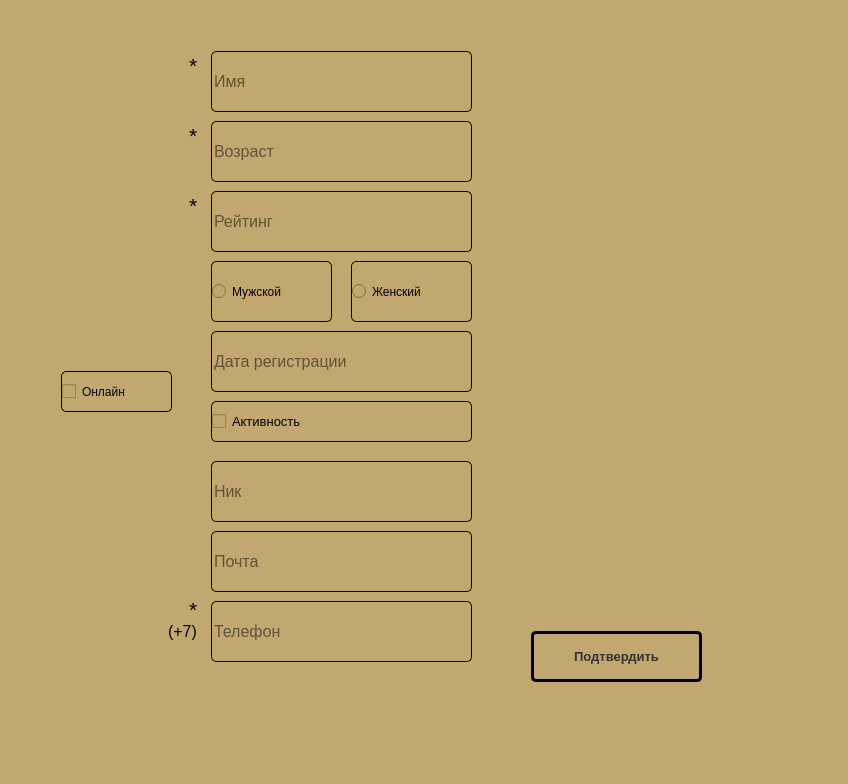
<?xml version="1.0" encoding="UTF-8"?>
<ui version="4.0">
 <class>AddDialog</class>
 <widget class="QDialog" name="AddDialog">
  <property name="geometry">
   <rect>
    <x>0</x>
    <y>0</y>
    <width>848</width>
    <height>784</height>
   </rect>
  </property>
  <property name="windowTitle">
   <string>Dialog</string>
  </property>
  <property name="styleSheet">
   <string notr="true">background-color: rgb(195, 167, 112);
selection-background-color: rgb(170, 170, 127);
selection-color: rgb(170, 0, 0);
</string>
  </property>
  <widget class="QScrollArea" name="scrollArea">
   <property name="geometry">
    <rect>
     <x>50</x>
     <y>40</y>
     <width>691</width>
     <height>651</height>
    </rect>
   </property>
   <property name="font">
    <font>
     <pointsize>12</pointsize>
    </font>
   </property>
   <property name="styleSheet">
    <string notr="true">background-color: rgb(195, 167, 112);
color: rgb(0, 0, 0);
border-radius: 5px;
border: 1px solid rgb(195, 167, 112);
</string>
   </property>
   <property name="sizeAdjustPolicy">
    <enum>QAbstractScrollArea::SizeAdjustPolicy::AdjustToContents</enum>
   </property>
   <property name="widgetResizable">
    <bool>true</bool>
   </property>
   <widget class="QWidget" name="scrollAreaWidgetContents">
    <property name="geometry">
     <rect>
      <x>0</x>
      <y>0</y>
      <width>689</width>
      <height>649</height>
     </rect>
    </property>
    <property name="styleSheet">
     <string notr="true"/>
    </property>
    <widget class="QPushButton" name="pushButton">
     <property name="geometry">
      <rect>
       <x>480</x>
       <y>590</y>
       <width>171</width>
       <height>51</height>
      </rect>
     </property>
     <property name="font">
      <font>
       <pointsize>10</pointsize>
       <bold>true</bold>
      </font>
     </property>
     <property name="styleSheet">
      <string notr="true">border: 3px solid rgb(0, 0, 0);
background-color: rgb(195, 167, 112);
color: #333;
padding: 5px;

</string>
     </property>
     <property name="text">
      <string>Подтвердить</string>
     </property>
     <property name="autoDefault">
      <bool>true</bool>
     </property>
     <property name="default">
      <bool>false</bool>
     </property>
     <property name="flat">
      <bool>false</bool>
     </property>
    </widget>
    <widget class="QLineEdit" name="registrationDateEdit">
     <property name="geometry">
      <rect>
       <x>160</x>
       <y>290</y>
       <width>261</width>
       <height>61</height>
      </rect>
     </property>
     <property name="font">
      <font>
       <pointsize>12</pointsize>
      </font>
     </property>
     <property name="styleSheet">
      <string notr="true">border: 1px solid rgb(0, 0, 0);</string>
     </property>
     <property name="placeholderText">
      <string>Дата регистрации</string>
     </property>
    </widget>
    <widget class="QCheckBox" name="checkBox">
     <property name="geometry">
      <rect>
       <x>160</x>
       <y>360</y>
       <width>261</width>
       <height>41</height>
      </rect>
     </property>
     <property name="font">
      <font>
       <pointsize>10</pointsize>
      </font>
     </property>
     <property name="styleSheet">
      <string notr="true">border: 1px solid rgb(0, 0, 0);</string>
     </property>
     <property name="text">
      <string>Активность</string>
     </property>
    </widget>
    <widget class="QLineEdit" name="ageLineEdit">
     <property name="geometry">
      <rect>
       <x>160</x>
       <y>80</y>
       <width>261</width>
       <height>61</height>
      </rect>
     </property>
     <property name="font">
      <font>
       <pointsize>12</pointsize>
      </font>
     </property>
     <property name="styleSheet">
      <string notr="true">border: 1px solid rgb(0, 0, 0);</string>
     </property>
     <property name="placeholderText">
      <string>Возраст</string>
     </property>
    </widget>
    <widget class="QRadioButton" name="femaleRadioButton">
     <property name="geometry">
      <rect>
       <x>300</x>
       <y>220</y>
       <width>121</width>
       <height>61</height>
      </rect>
     </property>
     <property name="font">
      <font>
       <pointsize>9</pointsize>
      </font>
     </property>
     <property name="accessibleName">
      <string>F</string>
     </property>
     <property name="styleSheet">
      <string notr="true">border: 1px solid rgb(0, 0, 0);</string>
     </property>
     <property name="text">
      <string>Женский</string>
     </property>
    </widget>
    <widget class="QLineEdit" name="ratingLineEdit">
     <property name="geometry">
      <rect>
       <x>160</x>
       <y>150</y>
       <width>261</width>
       <height>61</height>
      </rect>
     </property>
     <property name="font">
      <font>
       <pointsize>12</pointsize>
      </font>
     </property>
     <property name="styleSheet">
      <string notr="true">border: 1px solid rgb(0, 0, 0);</string>
     </property>
     <property name="placeholderText">
      <string>Рейтинг</string>
     </property>
    </widget>
    <widget class="QRadioButton" name="maleRadioButton">
     <property name="geometry">
      <rect>
       <x>160</x>
       <y>220</y>
       <width>121</width>
       <height>61</height>
      </rect>
     </property>
     <property name="font">
      <font>
       <pointsize>9</pointsize>
      </font>
     </property>
     <property name="accessibleName">
      <string>M</string>
     </property>
     <property name="styleSheet">
      <string notr="true">border: 1px solid rgb(0, 0, 0);</string>
     </property>
     <property name="text">
      <string>Мужской</string>
     </property>
    </widget>
    <widget class="QLineEdit" name="nameEdit">
     <property name="geometry">
      <rect>
       <x>160</x>
       <y>10</y>
       <width>261</width>
       <height>61</height>
      </rect>
     </property>
     <property name="font">
      <font>
       <pointsize>12</pointsize>
      </font>
     </property>
     <property name="styleSheet">
      <string notr="true">border: 1px solid rgb(0, 0, 0);</string>
     </property>
     <property name="placeholderText">
      <string>Имя</string>
     </property>
    </widget>
    <widget class="QWidget" name="additionalFieldsWidget" native="true">
     <property name="geometry">
      <rect>
       <x>70</x>
       <y>410</y>
       <width>371</width>
       <height>231</height>
      </rect>
     </property>
     <property name="styleSheet">
      <string notr="true"/>
     </property>
     <widget class="QLineEdit" name="telEdit">
      <property name="geometry">
       <rect>
        <x>90</x>
        <y>150</y>
        <width>261</width>
        <height>61</height>
       </rect>
      </property>
      <property name="font">
       <font>
        <pointsize>12</pointsize>
       </font>
      </property>
      <property name="styleSheet">
       <string notr="true">border: 1px solid rgb(0, 0, 0);</string>
      </property>
      <property name="placeholderText">
       <string>Телефон</string>
      </property>
     </widget>
     <widget class="QLineEdit" name="virtualNameEdit">
      <property name="geometry">
       <rect>
        <x>90</x>
        <y>10</y>
        <width>261</width>
        <height>61</height>
       </rect>
      </property>
      <property name="font">
       <font>
        <pointsize>12</pointsize>
       </font>
      </property>
      <property name="styleSheet">
       <string notr="true">border: 1px solid rgb(0, 0, 0);</string>
      </property>
      <property name="placeholderText">
       <string>Ник</string>
      </property>
     </widget>
     <widget class="QLineEdit" name="lineEdit">
      <property name="geometry">
       <rect>
        <x>20</x>
        <y>150</y>
        <width>61</width>
        <height>61</height>
       </rect>
      </property>
      <property name="font">
       <font>
        <pointsize>12</pointsize>
       </font>
      </property>
      <property name="styleSheet">
       <string notr="true"/>
      </property>
      <property name="text">
       <string>(+7)</string>
      </property>
      <property name="alignment">
       <set>Qt::AlignmentFlag::AlignRight|Qt::AlignmentFlag::AlignTrailing|Qt::AlignmentFlag::AlignVCenter</set>
      </property>
     </widget>
     <widget class="QLineEdit" name="emailEdit">
      <property name="geometry">
       <rect>
        <x>90</x>
        <y>80</y>
        <width>261</width>
        <height>61</height>
       </rect>
      </property>
      <property name="font">
       <font>
        <pointsize>12</pointsize>
       </font>
      </property>
      <property name="styleSheet">
       <string notr="true">border: 1px solid rgb(0, 0, 0);</string>
      </property>
      <property name="placeholderText">
       <string>Почта</string>
      </property>
     </widget>
     <widget class="QLineEdit" name="lineEdit_5">
      <property name="geometry">
       <rect>
        <x>40</x>
        <y>150</y>
        <width>41</width>
        <height>16</height>
       </rect>
      </property>
      <property name="font">
       <font>
        <pointsize>16</pointsize>
       </font>
      </property>
      <property name="accessibleName">
       <string/>
      </property>
      <property name="text">
       <string>*</string>
      </property>
      <property name="alignment">
       <set>Qt::AlignmentFlag::AlignRight|Qt::AlignmentFlag::AlignTrailing|Qt::AlignmentFlag::AlignVCenter</set>
      </property>
      <property name="readOnly">
       <bool>true</bool>
      </property>
     </widget>
    </widget>
    <widget class="QWidget" name="onlineWidget" native="true">
     <property name="geometry">
      <rect>
       <x>0</x>
       <y>310</y>
       <width>131</width>
       <height>80</height>
      </rect>
     </property>
     <widget class="QCheckBox" name="isOnlineCheckBox">
      <property name="geometry">
       <rect>
        <x>10</x>
        <y>20</y>
        <width>111</width>
        <height>41</height>
       </rect>
      </property>
      <property name="styleSheet">
       <string notr="true">border: 1px solid rgb(0, 0, 0);</string>
      </property>
      <property name="text">
       <string>Онлайн</string>
      </property>
     </widget>
    </widget>
    <widget class="QLineEdit" name="lineEdit_2">
     <property name="geometry">
      <rect>
       <x>110</x>
       <y>10</y>
       <width>41</width>
       <height>28</height>
      </rect>
     </property>
     <property name="font">
      <font>
       <pointsize>16</pointsize>
      </font>
     </property>
     <property name="accessibleName">
      <string/>
     </property>
     <property name="text">
      <string>*</string>
     </property>
     <property name="alignment">
      <set>Qt::AlignmentFlag::AlignRight|Qt::AlignmentFlag::AlignTrailing|Qt::AlignmentFlag::AlignVCenter</set>
     </property>
     <property name="readOnly">
      <bool>true</bool>
     </property>
    </widget>
    <widget class="QLineEdit" name="lineEdit_3">
     <property name="geometry">
      <rect>
       <x>110</x>
       <y>80</y>
       <width>41</width>
       <height>28</height>
      </rect>
     </property>
     <property name="font">
      <font>
       <pointsize>16</pointsize>
      </font>
     </property>
     <property name="accessibleName">
      <string/>
     </property>
     <property name="text">
      <string>*</string>
     </property>
     <property name="alignment">
      <set>Qt::AlignmentFlag::AlignRight|Qt::AlignmentFlag::AlignTrailing|Qt::AlignmentFlag::AlignVCenter</set>
     </property>
     <property name="readOnly">
      <bool>true</bool>
     </property>
    </widget>
    <widget class="QLineEdit" name="lineEdit_4">
     <property name="geometry">
      <rect>
       <x>110</x>
       <y>150</y>
       <width>41</width>
       <height>28</height>
      </rect>
     </property>
     <property name="font">
      <font>
       <pointsize>16</pointsize>
      </font>
     </property>
     <property name="accessibleName">
      <string/>
     </property>
     <property name="text">
      <string>*</string>
     </property>
     <property name="alignment">
      <set>Qt::AlignmentFlag::AlignRight|Qt::AlignmentFlag::AlignTrailing|Qt::AlignmentFlag::AlignVCenter</set>
     </property>
     <property name="readOnly">
      <bool>true</bool>
     </property>
    </widget>
   </widget>
  </widget>
 </widget>
 <resources/>
 <connections/>
</ui>
